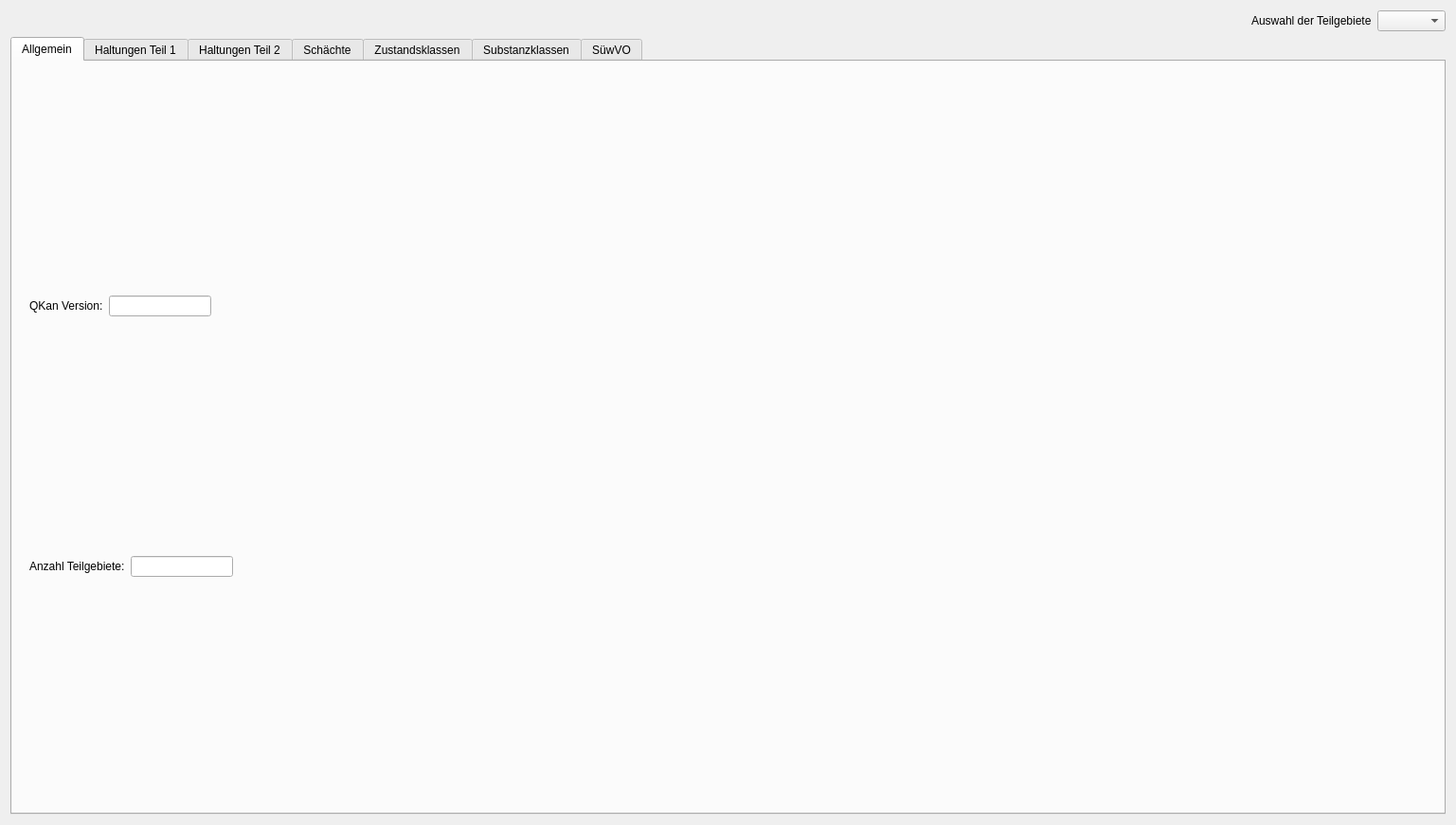
<?xml version="1.0" encoding="UTF-8"?>
<ui version="4.0">
 <class>Dialog</class>
 <widget class="QDialog" name="Dialog">
  <property name="geometry">
   <rect>
    <x>0</x>
    <y>0</y>
    <width>1537</width>
    <height>871</height>
   </rect>
  </property>
  <property name="windowTitle">
   <string>Dialog</string>
  </property>
  <layout class="QVBoxLayout" name="verticalLayout_5">
   <item>
    <layout class="QHBoxLayout" name="horizontalLayout_3">
     <item>
      <spacer name="horizontalSpacer">
       <property name="orientation">
        <enum>Qt::Horizontal</enum>
       </property>
       <property name="sizeHint" stdset="0">
        <size>
         <width>40</width>
         <height>20</height>
        </size>
       </property>
      </spacer>
     </item>
     <item>
      <widget class="QLabel" name="label_2">
       <property name="text">
        <string>Auswahl der Teilgebiete</string>
       </property>
      </widget>
     </item>
     <item>
      <widget class="QComboBox" name="comboBox_3"/>
     </item>
    </layout>
   </item>
   <item>
    <widget class="QTabWidget" name="InfoDialog">
     <property name="currentIndex">
      <number>0</number>
     </property>
     <widget class="QWidget" name="tab_1">
      <attribute name="title">
       <string>Allgemein</string>
      </attribute>
      <layout class="QVBoxLayout" name="verticalLayout_6" stretch="0,0,0">
       <item>
        <widget class="QFrame" name="info_1">
         <property name="sizePolicy">
          <sizepolicy hsizetype="Fixed" vsizetype="Fixed">
           <horstretch>0</horstretch>
           <verstretch>0</verstretch>
          </sizepolicy>
         </property>
         <property name="lineWidth">
          <number>1</number>
         </property>
         <layout class="QHBoxLayout" name="horizontalLayout">
          <item>
           <widget class="QLabel" name="label">
            <property name="maximumSize">
             <size>
              <width>16777215</width>
              <height>25</height>
             </size>
            </property>
            <property name="text">
             <string>QKan Version:</string>
            </property>
           </widget>
          </item>
          <item>
           <widget class="QLineEdit" name="tf_qkanversion"/>
          </item>
         </layout>
        </widget>
       </item>
       <item>
        <widget class="QFrame" name="info_2">
         <property name="sizePolicy">
          <sizepolicy hsizetype="Fixed" vsizetype="Fixed">
           <horstretch>0</horstretch>
           <verstretch>0</verstretch>
          </sizepolicy>
         </property>
         <layout class="QHBoxLayout" name="horizontalLayout_2">
          <item>
           <widget class="QLabel" name="label_5">
            <property name="maximumSize">
             <size>
              <width>16777215</width>
              <height>25</height>
             </size>
            </property>
            <property name="text">
             <string>Anzahl Teilgebiete:</string>
            </property>
           </widget>
          </item>
          <item>
           <widget class="QLineEdit" name="tf_anz_teilgeb">
            <property name="sizePolicy">
             <sizepolicy hsizetype="Fixed" vsizetype="Fixed">
              <horstretch>0</horstretch>
              <verstretch>0</verstretch>
             </sizepolicy>
            </property>
           </widget>
          </item>
         </layout>
        </widget>
       </item>
       <item>
        <layout class="QVBoxLayout" name="verticalLayout_4"/>
       </item>
      </layout>
     </widget>
     <widget class="QWidget" name="tab_2">
      <attribute name="title">
       <string>Haltungen Teil 1</string>
      </attribute>
      <layout class="QVBoxLayout" name="verticalLayout_7">
       <item>
        <layout class="QVBoxLayout" name="verticalLayout_1"/>
       </item>
      </layout>
     </widget>
     <widget class="QWidget" name="tab_6">
      <attribute name="title">
       <string>Haltungen Teil 2</string>
      </attribute>
      <layout class="QVBoxLayout" name="verticalLayout_11">
       <item>
        <layout class="QVBoxLayout" name="verticalLayout_10"/>
       </item>
      </layout>
     </widget>
     <widget class="QWidget" name="tab_3">
      <attribute name="title">
       <string>Schächte</string>
      </attribute>
      <layout class="QVBoxLayout" name="verticalLayout_8">
       <item>
        <layout class="QVBoxLayout" name="verticalLayout_2"/>
       </item>
      </layout>
     </widget>
     <widget class="QWidget" name="tab_4">
      <attribute name="title">
       <string>Zustandsklassen</string>
      </attribute>
      <layout class="QVBoxLayout" name="verticalLayout_9">
       <item>
        <layout class="QHBoxLayout" name="horizontalLayout_5">
         <item>
          <widget class="QLabel" name="label_3">
           <property name="text">
            <string>Datenbasis:</string>
           </property>
          </widget>
         </item>
         <item>
          <widget class="QComboBox" name="comboBox_2">
           <item>
            <property name="text">
             <string>Bewertung nach SubKanS</string>
            </property>
           </item>
           <item>
            <property name="text">
             <string>Automatisierte Bewertung</string>
            </property>
           </item>
           <item>
            <property name="text">
             <string>Originale Bewertung</string>
            </property>
           </item>
          </widget>
         </item>
         <item>
          <spacer name="horizontalSpacer_2">
           <property name="orientation">
            <enum>Qt::Horizontal</enum>
           </property>
           <property name="sizeHint" stdset="0">
            <size>
             <width>40</width>
             <height>20</height>
            </size>
           </property>
          </spacer>
         </item>
        </layout>
       </item>
       <item>
        <layout class="QVBoxLayout" name="verticalLayout_3"/>
       </item>
      </layout>
     </widget>
     <widget class="QWidget" name="tab">
      <attribute name="title">
       <string>Substanzklassen</string>
      </attribute>
      <layout class="QHBoxLayout" name="horizontalLayout_4">
       <item>
        <layout class="QVBoxLayout" name="verticalLayout"/>
       </item>
      </layout>
     </widget>
     <widget class="QWidget" name="tab_5">
      <attribute name="title">
       <string>SüwVO</string>
      </attribute>
      <widget class="QLabel" name="label_6">
       <property name="geometry">
        <rect>
         <x>10</x>
         <y>60</y>
         <width>195</width>
         <height>16</height>
        </rect>
       </property>
       <property name="text">
        <string>Anweisungen für die Selbstüberwachung:</string>
       </property>
      </widget>
      <widget class="QLabel" name="label_11">
       <property name="geometry">
        <rect>
         <x>10</x>
         <y>190</y>
         <width>171</width>
         <height>16</height>
        </rect>
       </property>
       <property name="font">
        <font>
         <weight>75</weight>
         <bold>true</bold>
        </font>
       </property>
       <property name="text">
        <string>Angaben zum Gesamtnetz:</string>
       </property>
      </widget>
      <widget class="QLabel" name="label_7">
       <property name="geometry">
        <rect>
         <x>10</x>
         <y>86</y>
         <width>104</width>
         <height>16</height>
        </rect>
       </property>
       <property name="text">
        <string>Überwachungsberich:t</string>
       </property>
      </widget>
      <widget class="QTextBrowser" name="textBrowser_7">
       <property name="geometry">
        <rect>
         <x>300</x>
         <y>60</y>
         <width>321</width>
         <height>25</height>
        </rect>
       </property>
       <property name="maximumSize">
        <size>
         <width>16777215</width>
         <height>25</height>
        </size>
       </property>
      </widget>
      <widget class="QTextBrowser" name="textBrowser_9">
       <property name="geometry">
        <rect>
         <x>300</x>
         <y>120</y>
         <width>321</width>
         <height>25</height>
        </rect>
       </property>
       <property name="maximumSize">
        <size>
         <width>16777215</width>
         <height>25</height>
        </size>
       </property>
      </widget>
      <widget class="QTextBrowser" name="textBrowser_13">
       <property name="geometry">
        <rect>
         <x>301</x>
         <y>260</y>
         <width>141</width>
         <height>25</height>
        </rect>
       </property>
       <property name="maximumSize">
        <size>
         <width>16777215</width>
         <height>25</height>
        </size>
       </property>
      </widget>
      <widget class="QTextBrowser" name="textBrowser_12">
       <property name="geometry">
        <rect>
         <x>301</x>
         <y>230</y>
         <width>141</width>
         <height>25</height>
        </rect>
       </property>
       <property name="maximumSize">
        <size>
         <width>16777215</width>
         <height>25</height>
        </size>
       </property>
      </widget>
      <widget class="QLabel" name="label_9">
       <property name="geometry">
        <rect>
         <x>10</x>
         <y>39</y>
         <width>191</width>
         <height>16</height>
        </rect>
       </property>
       <property name="font">
        <font>
         <weight>75</weight>
         <bold>true</bold>
        </font>
       </property>
       <property name="text">
        <string>Angaben zu den Berichtspflichten:</string>
       </property>
      </widget>
      <widget class="QLabel" name="label_8">
       <property name="geometry">
        <rect>
         <x>10</x>
         <y>119</y>
         <width>90</width>
         <height>16</height>
        </rect>
       </property>
       <property name="text">
        <string>Betriebsanweisung</string>
       </property>
      </widget>
      <widget class="QLabel" name="label_12">
       <property name="geometry">
        <rect>
         <x>10</x>
         <y>210</y>
         <width>95</width>
         <height>16</height>
        </rect>
       </property>
       <property name="text">
        <string>Spülplan vorhanden</string>
       </property>
      </widget>
      <widget class="QTextBrowser" name="textBrowser_10">
       <property name="geometry">
        <rect>
         <x>300</x>
         <y>150</y>
         <width>321</width>
         <height>25</height>
        </rect>
       </property>
       <property name="maximumSize">
        <size>
         <width>16777215</width>
         <height>25</height>
        </size>
       </property>
      </widget>
      <widget class="QLabel" name="label_13">
       <property name="geometry">
        <rect>
         <x>10</x>
         <y>230</y>
         <width>311</width>
         <height>16</height>
        </rect>
       </property>
       <property name="text">
        <string>Abschlussjahr der letzmaligen erfassung inc. Klassifizierung</string>
       </property>
      </widget>
      <widget class="QLabel" name="label_15">
       <property name="geometry">
        <rect>
         <x>11</x>
         <y>310</y>
         <width>282</width>
         <height>16</height>
        </rect>
       </property>
       <property name="text">
        <string>Zustandsbewertung erfolgt nach</string>
       </property>
      </widget>
      <widget class="QTextBrowser" name="textBrowser_8">
       <property name="geometry">
        <rect>
         <x>300</x>
         <y>90</y>
         <width>321</width>
         <height>25</height>
        </rect>
       </property>
       <property name="maximumSize">
        <size>
         <width>16777215</width>
         <height>25</height>
        </size>
       </property>
      </widget>
      <widget class="QTextBrowser" name="textBrowser_11">
       <property name="geometry">
        <rect>
         <x>300</x>
         <y>200</y>
         <width>141</width>
         <height>25</height>
        </rect>
       </property>
       <property name="maximumSize">
        <size>
         <width>16777215</width>
         <height>25</height>
        </size>
       </property>
      </widget>
      <widget class="QLabel" name="label_14">
       <property name="geometry">
        <rect>
         <x>11</x>
         <y>260</y>
         <width>282</width>
         <height>16</height>
        </rect>
       </property>
       <property name="text">
        <string>Startjahr aktueller Untersuchungszyklus</string>
       </property>
      </widget>
      <widget class="QComboBox" name="comboBox">
       <property name="geometry">
        <rect>
         <x>300</x>
         <y>310</y>
         <width>69</width>
         <height>22</height>
        </rect>
       </property>
       <item>
        <property name="text">
         <string>DWA</string>
        </property>
       </item>
       <item>
        <property name="text">
         <string>ISYBAU</string>
        </property>
       </item>
      </widget>
      <widget class="QLabel" name="label_10">
       <property name="geometry">
        <rect>
         <x>10</x>
         <y>149</y>
         <width>72</width>
         <height>16</height>
        </rect>
       </property>
       <property name="text">
        <string>Betriebsbericht</string>
       </property>
      </widget>
      <widget class="QPushButton" name="pb_exportExcel">
       <property name="geometry">
        <rect>
         <x>170</x>
         <y>710</y>
         <width>201</width>
         <height>23</height>
        </rect>
       </property>
       <property name="text">
        <string>Export in Exceldatei</string>
       </property>
      </widget>
      <widget class="QTableWidget" name="tableWidget">
       <property name="geometry">
        <rect>
         <x>20</x>
         <y>350</y>
         <width>1051</width>
         <height>171</height>
        </rect>
       </property>
       <row>
        <property name="text">
         <string>RW</string>
        </property>
       </row>
       <row>
        <property name="text">
         <string>SW</string>
        </property>
       </row>
       <row>
        <property name="text">
         <string>MW</string>
        </property>
       </row>
       <column>
        <property name="text">
         <string>Entwässerungssystem</string>
        </property>
       </column>
       <column>
        <property name="text">
         <string>Netzlänge [km]</string>
        </property>
       </column>
       <column>
        <property name="text">
         <string>0 [km]</string>
        </property>
       </column>
       <column>
        <property name="text">
         <string>1 [km]</string>
        </property>
       </column>
       <column>
        <property name="text">
         <string>2 [km]</string>
        </property>
       </column>
       <column>
        <property name="text">
         <string>3 [km]</string>
        </property>
       </column>
       <column>
        <property name="text">
         <string>4 [km]</string>
        </property>
       </column>
       <column>
        <property name="text">
         <string>5 [km]</string>
        </property>
       </column>
       <column>
        <property name="text">
         <string>untersuchte Kanallänge im aktuellen Untersuchungszyklus [km]</string>
        </property>
       </column>
       <column>
        <property name="text">
         <string>sanierte Kanallänge im Berichtsjahr [km]</string>
        </property>
       </column>
      </widget>
      <widget class="QTableWidget" name="tableWidget_2">
       <property name="geometry">
        <rect>
         <x>20</x>
         <y>540</y>
         <width>1051</width>
         <height>161</height>
        </rect>
       </property>
       <row>
        <property name="text">
         <string>RW</string>
        </property>
       </row>
       <row>
        <property name="text">
         <string>SW</string>
        </property>
       </row>
       <row>
        <property name="text">
         <string>MW</string>
        </property>
       </row>
       <column>
        <property name="text">
         <string>Entwässerungssystem</string>
        </property>
       </column>
       <column>
        <property name="text">
         <string>Anzahl der Schächte</string>
        </property>
       </column>
       <column>
        <property name="text">
         <string>0</string>
        </property>
       </column>
       <column>
        <property name="text">
         <string>1</string>
        </property>
       </column>
       <column>
        <property name="text">
         <string>2</string>
        </property>
       </column>
       <column>
        <property name="text">
         <string>3</string>
        </property>
       </column>
       <column>
        <property name="text">
         <string>4</string>
        </property>
       </column>
       <column>
        <property name="text">
         <string>5</string>
        </property>
       </column>
       <column>
        <property name="text">
         <string>untersuchte Schächte im aktuellen Untersuchungszyklus</string>
        </property>
       </column>
       <column>
        <property name="text">
         <string>sanierte Schächte im Berichtsjahr</string>
        </property>
       </column>
      </widget>
      <widget class="QLabel" name="label_16">
       <property name="geometry">
        <rect>
         <x>10</x>
         <y>10</y>
         <width>282</width>
         <height>16</height>
        </rect>
       </property>
       <property name="text">
        <string>Berichtsjahr</string>
       </property>
      </widget>
      <widget class="QComboBox" name="date">
       <property name="geometry">
        <rect>
         <x>300</x>
         <y>0</y>
         <width>111</width>
         <height>22</height>
        </rect>
       </property>
       <item>
        <property name="text">
         <string>test</string>
        </property>
       </item>
      </widget>
      <widget class="QPushButton" name="pb_exportXML">
       <property name="geometry">
        <rect>
         <x>400</x>
         <y>710</y>
         <width>201</width>
         <height>23</height>
        </rect>
       </property>
       <property name="text">
        <string>Export in XML-Datei</string>
       </property>
      </widget>
     </widget>
    </widget>
   </item>
  </layout>
 </widget>
 <resources/>
 <connections/>
</ui>
